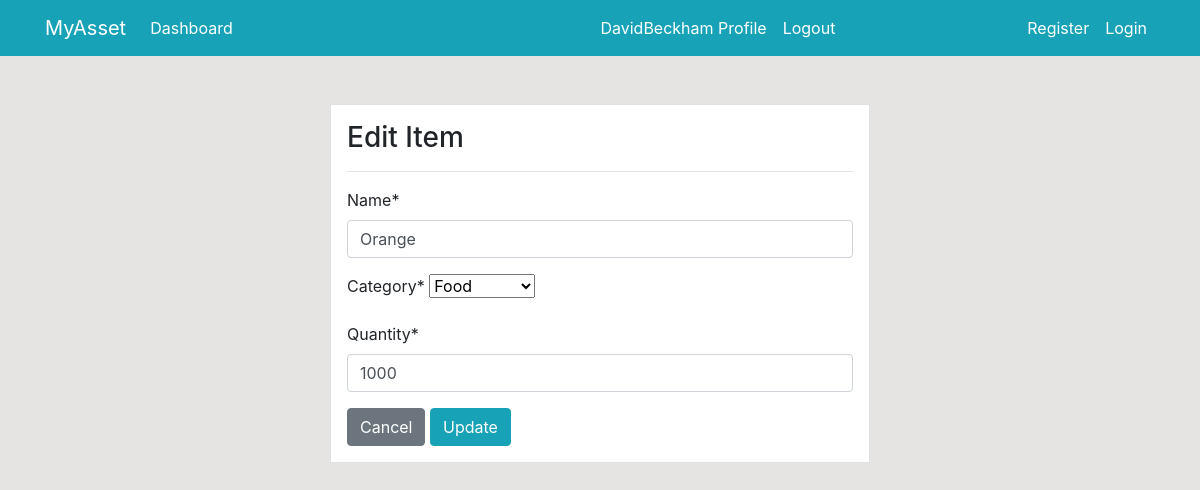
The app's page /product/update/6/ (signed in), older data.
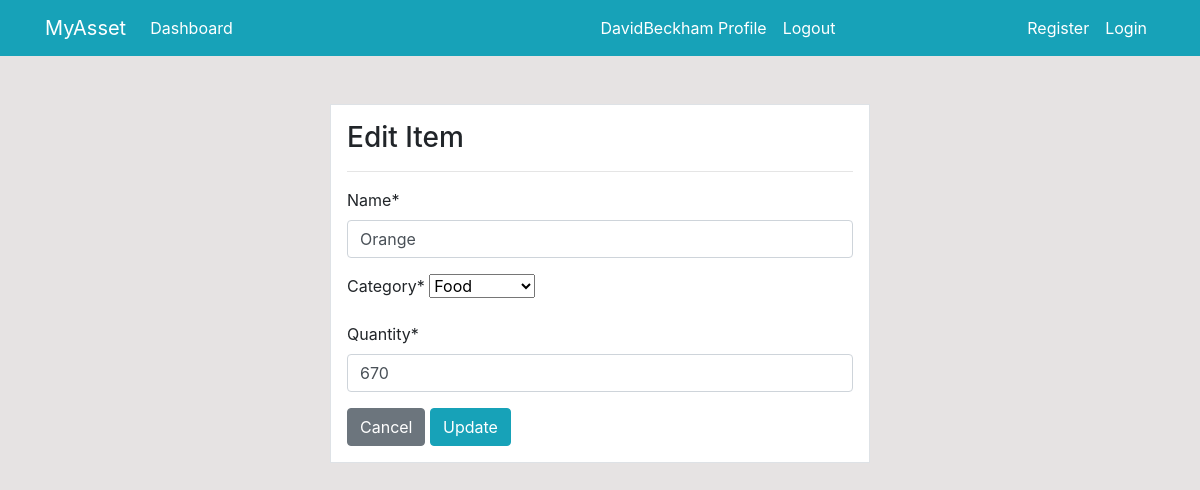
The same page, newer data.
### dashboard/models.py (models this page shows, shortened)
class Product(models.Model):
    name= models.CharField(max_length=100, null=True)
    category = models.CharField(max_length=20, choices=CATEGORY, null=True)
    quantity = models.PositiveIntegerField(null=True)
    class Meta:
      verbose_name_plural = 'Product'

### dashboard/views.py (the view)
# urls.py: path('product/update/<int:pk>/', views.product_update, name='dashboard-product-update'),
@login_required(login_url='user-login')
def product_update(request, pk):
    item = Product.objects.get(id=pk)
    if request.method=='POST':
      form = ProductForm(request.POST, instance=item)
      if form.is_valid():
        form.save()
        return redirect('dashboard-product')
    else:
      form = ProductForm(instance=item)
    context = {
        'form':form,
    }
    return render(request, 'dashboard/product_update.html', context)

### dashboard/forms.py
class ProductForm(forms.ModelForm):
    class Meta:
      model = Product
      fields = ['name', 'category', 'quantity']

### templates/dashboard/product_update.html (shortened to what this page needs)
{% extends 'partials/base.html' %}
{% load crispy_forms_tags %}
{% block content %}
<div class="container">
    <div class="row mt-5">
        <div class="col-md-6 offset-md-3">
            <div class="border bg-white p-3">
                <h3>Edit Item</h3>
                <hr>
                <form action="" method="POST">
                    {{ form|crispy }}
                    <a class="btn btn-secondary" href="{% url 'dashboard-product' %}">Cancel</a>
                    <input class="btn btn-info" type="submit" value="Update">
                </form>
            </div>
        </div>
    </div>
</div>
{% endblock  %}

Row changes from the older to the newer data that the page shows:
changed Product "Orange": quantity "1000" → "670"
